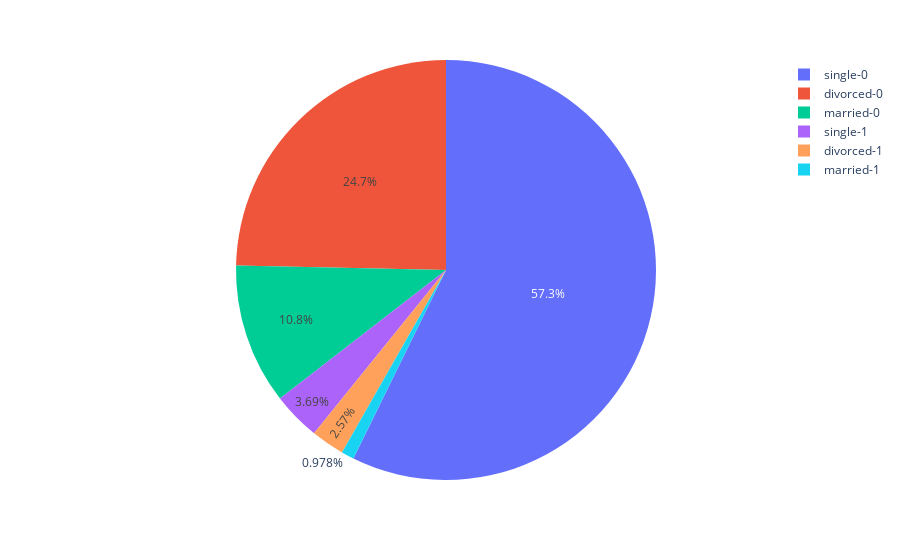

Notebook source saved alongside this figure:
### Code cell
fig = px.pie(df, values =df.groupby("marital")["y"].value_counts(), names = ["married-0","married-1","single-0","single-1","divorced-0","divorced-1"])
fig.show()

### Figure 1 — Plotly figure (JSON) as saved in the notebook; plotly's stock layout.template omitted (floating-point values rounded to 4 significant figures)
{"data": [{"domain": {"x": [0, 1], "y": [0, 1]}, "hovertemplate": "label=%{label}<br>value=%{value}<extra></extra>", "labels": ["married-0", "married-1", "single-0", "single-1", "divorced-0", "divorced-1"], "legendgroup": "", "name": "", "showlegend": true, "type": "pie", "values": [4334, 391, 22908, 1478, 9862, 1027]}], "layout": {"legend": {"tracegroupgap": 0}, "margin": {"t": 60}}}
